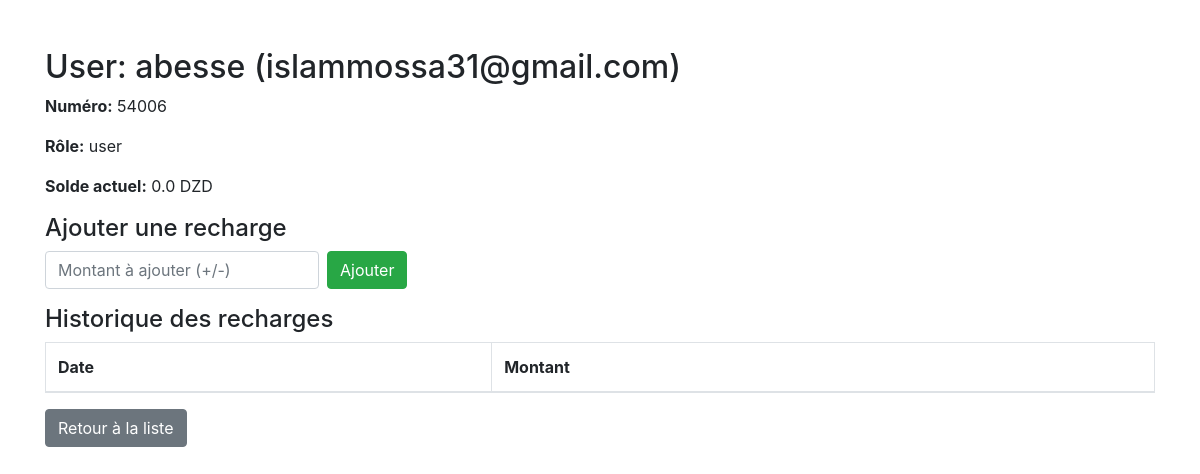
/admin/users/5, run on the app's committed database.
### models.py (models this page shows)
class User(db.Model):
    __tablename__ = 'users'
    id = db.Column(db.Integer, primary_key=True)
    name = db.Column(db.String(100), nullable=False)
    email = db.Column(db.String(120), unique=True, nullable=False)
    number = db.Column(db.Integer,unique=True,nullable=False)
    password = db.Column(db.String(100), nullable=False)
    role = db.Column(db.String(20), default='Normal user')
    balance = db.Column(db.Float, default=0.0)
    bookings = db.relationship('Booking', backref='user', lazy=True)
    recharges = db.relationship('Recharge', backref='user', lazy=True)

### admin_blueprint.py (the view)
@admin_bp.route('/users/<int:user_id>')
def user_detail(user_id):
    user = get_user_by_id(user_id)
    if not user:
        return "User not found", 404
    balance = get_user_balance(user_id)
    recharges = get_user_recharges(user_id)
    return render_template('user_detail.html', user=user, balance=balance, recharges=recharges)

### data_access1.py (called while the page is built)
def get_user_balance(user_id):
    user = User.query.get(user_id)
    if not user:
        return 0.0
    return user.balance

def get_user_by_id(user_id):
    return User.query.get(user_id)

def get_user_recharges(user_id):
    return Recharge.query.filter_by(user_id=user_id).order_by(Recharge.date.desc()).all()

### templates/user_detail.html (shortened to what this page needs)
<!DOCTYPE html>
<html lang="en">
<head>
    <link rel="stylesheet" href="https://stackpath.bootstrapcdn.com/bootstrap/4.5.2/css/bootstrap.min.css">
</head>
<body>
<div class="container mt-5">
    <h2>User: {{ user.name }} ({{ user.email }})</h2>
    <p><strong>Numéro:</strong> {{ user.number }}</p>
    <p><strong>Rôle:</strong> {{ user.role }}</p>
    <p><strong>Solde actuel:</strong> {{ balance }} DZD</p>
    <h4>Ajouter une recharge</h4>
    <form method="post" action="{{ url_for('admin_bp.update_balance', user_id=user.id) }}" class="form-inline mb-3">
        <input type="number" step="0.01" name="balance" class="form-control mr-2" placeholder="Montant à ajouter (+/-)">
        <button type="submit" class="btn btn-success">Ajouter</button>
    </form>
    <h4>Historique des recharges</h4>
    <table class="table table-bordered">
        <thead>
            <tr>
                <th>Date</th>
                <th>Montant</th>
            </tr>
        </thead>
    </table>
    <a href="{{ url_for('admin_bp.users_page') }}" class="btn btn-secondary">Retour à la liste</a>
</div>
</body>
</html>

### data on the page
User: name "abesse", email "islammossa31@gmail.com", number "54006", role "user", balance "0.0"
